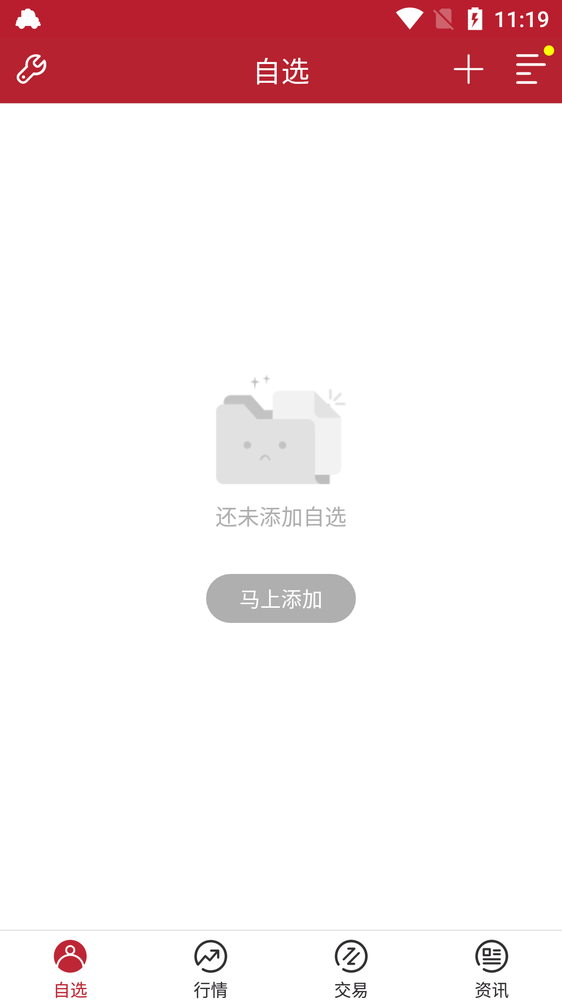
#> input picture pics/main2.png, 562 x 1000 px, shrunk from 1080 x 1920 before the run
$ python pc_opencv.py
#> lines starting #> are read from the running program, lines starting #| are printed output that depends on the picture; long printed decimals are rounded
import cv2 as cv
import numpy as np


def template_demo():
    tpl = cv.imread("./pics/main2.png")
#> tpl is the input picture: shape (1000, 562, 3); mean B, G, R 231.8, 230.4, 245.6
    target = cv.imread("pics/add.jpg")
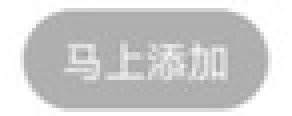
#> input picture pics/add.jpg, 73 x 29 px, shrunk from 140 x 55 before the run (shown 4 times larger)
#> target is the input picture: shape (29, 73, 3); min 162, max 255, mean 205.9
    cv.imshow("template image", tpl)
    cv.imshow("target image", target)
    method = cv.TM_CCOEFF_NORMED  # 各种匹配算法
    height, width = tpl.shape[:2]  # 获取模板图像的高宽'
#> height = 1000; width = 562
    print(height, width)
#| 1000 562

    result = cv.matchTemplate(target, tpl, method)
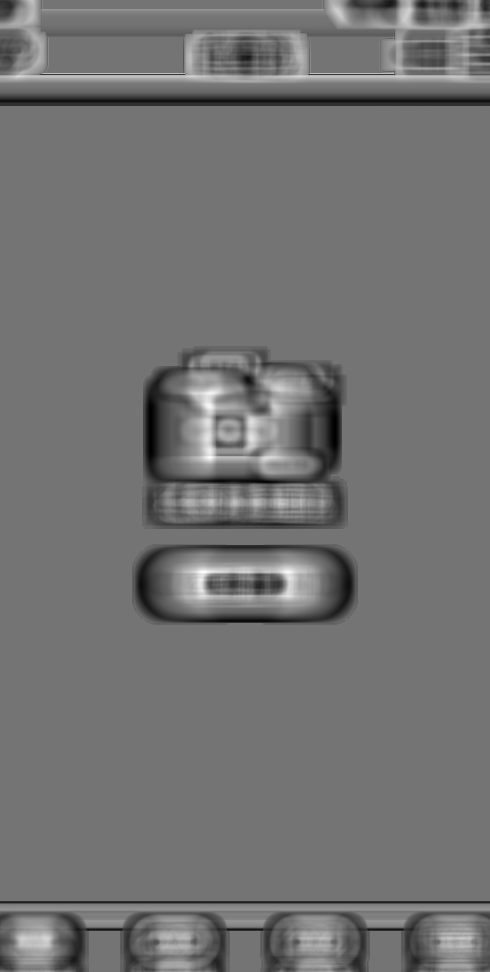
#> result: shape (972, 490) float32; min -0.425, max 0.503, mean -0.00581; drawn with min black and max white
    # [5 lines of commented-out code are left out]

    cv.imshow(f"match-%{method}", target)
    min_val_tgt, max_val_tgt, min_loc_tgt, max_loc_tgt = cv.minMaxLoc(result)
#> min_val_tgt = -0.425; max_val_tgt = 0.503; min_loc_tgt = (150, 441); max_loc_tgt = (209, 457)
    print(max_val_tgt)
#| 0.5033
    print(min_loc_tgt, max_loc_tgt)
#| (150, 441) (209, 457)
    print(max_loc_tgt[0] / width, max_loc_tgt[1] / height)
#| 0.3719 0.457
    return (min_loc_tgt[0] + max_loc_tgt[0]) / 2, (min_loc_tgt[1] + max_loc_tgt[1]) / 2


print(template_demo())

cv.waitKey(0)
